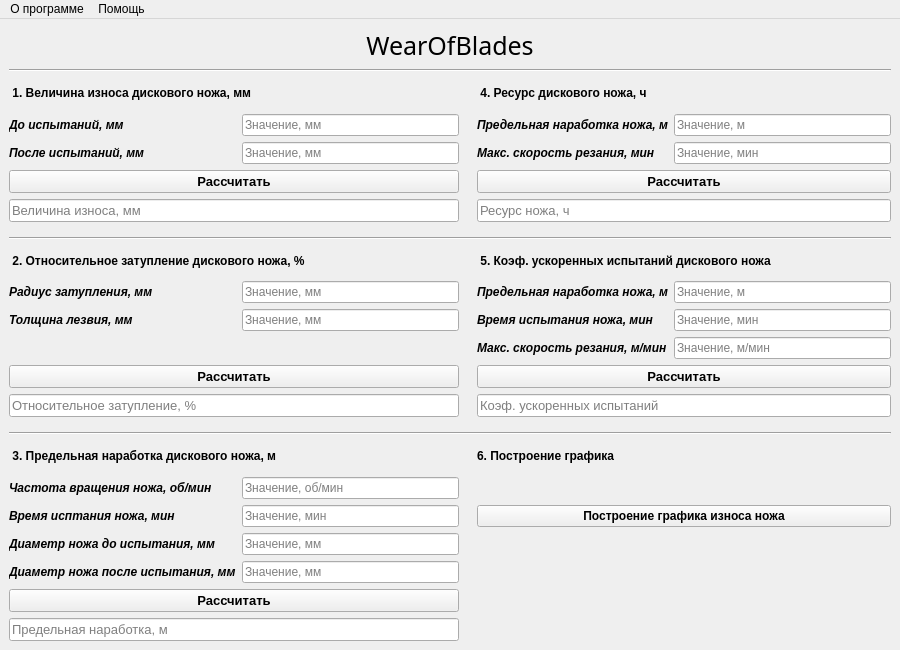
<?xml version="1.0" encoding="UTF-8"?>
<ui version="4.0">
 <class>WearOfBlades</class>
 <widget class="QMainWindow" name="WearOfBlades">
  <property name="geometry">
   <rect>
    <x>0</x>
    <y>0</y>
    <width>900</width>
    <height>650</height>
   </rect>
  </property>
  <property name="minimumSize">
   <size>
    <width>900</width>
    <height>650</height>
   </size>
  </property>
  <property name="maximumSize">
   <size>
    <width>800</width>
    <height>650</height>
   </size>
  </property>
  <property name="windowTitle">
   <string>WearOfBlades</string>
  </property>
  <property name="windowIcon">
   <iconset>
    <normaloff>:/icons/Icon1.ico</normaloff>:/icons/Icon1.ico</iconset>
  </property>
  <property name="styleSheet">
   <string notr="true"/>
  </property>
  <widget class="QWidget" name="centralwidget">
   <property name="styleSheet">
    <string notr="true"/>
   </property>
   <layout class="QGridLayout" name="gridLayout">
    <item row="5" column="4" colspan="2">
     <widget class="QPushButton" name="fourth_pushButton">
      <property name="font">
       <font>
        <pointsize>10</pointsize>
        <weight>75</weight>
        <bold>true</bold>
       </font>
      </property>
      <property name="cursor">
       <cursorShape>PointingHandCursor</cursorShape>
      </property>
      <property name="styleSheet">
       <string notr="true"/>
      </property>
      <property name="text">
       <string>Рассчитать</string>
      </property>
     </widget>
    </item>
    <item row="4" column="4">
     <widget class="QLabel" name="fourth_name2">
      <property name="font">
       <font>
        <weight>75</weight>
        <italic>true</italic>
        <bold>true</bold>
       </font>
      </property>
      <property name="frameShadow">
       <enum>QFrame::Plain</enum>
      </property>
      <property name="text">
       <string>Макс. скорость резания, мин</string>
      </property>
      <property name="wordWrap">
       <bool>false</bool>
      </property>
     </widget>
    </item>
    <item row="10" column="5">
     <widget class="QLineEdit" name="fifth_lineEdit1">
      <property name="inputMask">
       <string notr="true"/>
      </property>
      <property name="text">
       <string/>
      </property>
      <property name="placeholderText">
       <string>Значение, м</string>
      </property>
      <property name="clearButtonEnabled">
       <bool>true</bool>
      </property>
     </widget>
    </item>
    <item row="14" column="4" colspan="2">
     <widget class="QLineEdit" name="fifth_lineEdit4">
      <property name="font">
       <font>
        <pointsize>10</pointsize>
        <weight>50</weight>
        <bold>false</bold>
       </font>
      </property>
      <property name="focusPolicy">
       <enum>Qt::StrongFocus</enum>
      </property>
      <property name="placeholderText">
       <string>Коэф. ускоренных испытаний</string>
      </property>
      <property name="clearButtonEnabled">
       <bool>true</bool>
      </property>
     </widget>
    </item>
    <item row="0" column="0" colspan="6">
     <widget class="QLabel" name="label_2">
      <property name="font">
       <font>
        <family>GOST Type BU</family>
        <pointsize>19</pointsize>
       </font>
      </property>
      <property name="text">
       <string>WearOfBlades</string>
      </property>
      <property name="alignment">
       <set>Qt::AlignCenter</set>
      </property>
     </widget>
    </item>
    <item row="3" column="5">
     <widget class="QLineEdit" name="fourth_lineEdit1">
      <property name="inputMask">
       <string notr="true"/>
      </property>
      <property name="text">
       <string/>
      </property>
      <property name="placeholderText">
       <string>Значение, м</string>
      </property>
      <property name="clearButtonEnabled">
       <bool>true</bool>
      </property>
     </widget>
    </item>
    <item row="20" column="0">
     <widget class="QLabel" name="third_name3">
      <property name="font">
       <font>
        <italic>true</italic>
       </font>
      </property>
      <property name="text">
       <string> &lt;b&gt;Диаметр ножа до испытания, мм&lt;/b&gt;</string>
      </property>
     </widget>
    </item>
    <item row="19" column="0">
     <widget class="QLabel" name="third_name2">
      <property name="font">
       <font>
        <italic>true</italic>
       </font>
      </property>
      <property name="text">
       <string> &lt;b&gt;Время исптания ножа, мин&lt;/b&gt;</string>
      </property>
     </widget>
    </item>
    <item row="8" column="0" colspan="6">
     <widget class="Line" name="line_2">
      <property name="orientation">
       <enum>Qt::Horizontal</enum>
      </property>
     </widget>
    </item>
    <item row="12" column="4">
     <widget class="QLabel" name="fifth_name3">
      <property name="font">
       <font>
        <weight>75</weight>
        <italic>true</italic>
        <bold>true</bold>
       </font>
      </property>
      <property name="frameShadow">
       <enum>QFrame::Plain</enum>
      </property>
      <property name="text">
       <string>Макс. скорость резания, м/мин</string>
      </property>
      <property name="wordWrap">
       <bool>false</bool>
      </property>
     </widget>
    </item>
    <item row="7" column="3">
     <widget class="Line" name="line">
      <property name="orientation">
       <enum>Qt::Horizontal</enum>
      </property>
     </widget>
    </item>
    <item row="3" column="1">
     <widget class="QLineEdit" name="first_lineEdit1">
      <property name="inputMask">
       <string notr="true"/>
      </property>
      <property name="text">
       <string/>
      </property>
      <property name="placeholderText">
       <string>Значение, мм</string>
      </property>
      <property name="clearButtonEnabled">
       <bool>true</bool>
      </property>
     </widget>
    </item>
    <item row="13" column="4" colspan="2">
     <widget class="QPushButton" name="fifth_pushButton">
      <property name="font">
       <font>
        <pointsize>10</pointsize>
        <weight>75</weight>
        <bold>true</bold>
       </font>
      </property>
      <property name="cursor">
       <cursorShape>PointingHandCursor</cursorShape>
      </property>
      <property name="styleSheet">
       <string notr="true"/>
      </property>
      <property name="text">
       <string>Рассчитать</string>
      </property>
     </widget>
    </item>
    <item row="19" column="1">
     <widget class="QLineEdit" name="third_lineEdit2">
      <property name="placeholderText">
       <string>Значение, мин</string>
      </property>
      <property name="clearButtonEnabled">
       <bool>true</bool>
      </property>
     </widget>
    </item>
    <item row="22" column="0" colspan="2">
     <widget class="QPushButton" name="third_pushButton">
      <property name="font">
       <font>
        <pointsize>10</pointsize>
        <weight>75</weight>
        <bold>true</bold>
       </font>
      </property>
      <property name="cursor">
       <cursorShape>PointingHandCursor</cursorShape>
      </property>
      <property name="styleSheet">
       <string notr="true"/>
      </property>
      <property name="text">
       <string>Рассчитать</string>
      </property>
     </widget>
    </item>
    <item row="10" column="4">
     <widget class="QLabel" name="fifth_name1">
      <property name="font">
       <font>
        <weight>75</weight>
        <italic>true</italic>
        <bold>true</bold>
       </font>
      </property>
      <property name="frameShadow">
       <enum>QFrame::Plain</enum>
      </property>
      <property name="text">
       <string>Предельная наработка ножа, м</string>
      </property>
      <property name="wordWrap">
       <bool>false</bool>
      </property>
     </widget>
    </item>
    <item row="10" column="1">
     <widget class="QLineEdit" name="second_lineEdit1">
      <property name="inputMask">
       <string notr="true"/>
      </property>
      <property name="text">
       <string/>
      </property>
      <property name="placeholderText">
       <string>Значение, мм</string>
      </property>
      <property name="clearButtonEnabled">
       <bool>true</bool>
      </property>
     </widget>
    </item>
    <item row="23" column="0" colspan="2">
     <widget class="QLineEdit" name="third_lineEdit5">
      <property name="font">
       <font>
        <pointsize>10</pointsize>
        <weight>50</weight>
        <bold>false</bold>
       </font>
      </property>
      <property name="focusPolicy">
       <enum>Qt::StrongFocus</enum>
      </property>
      <property name="placeholderText">
       <string>Предельная наработка, м</string>
      </property>
      <property name="clearButtonEnabled">
       <bool>true</bool>
      </property>
     </widget>
    </item>
    <item row="20" column="1">
     <widget class="QLineEdit" name="third_lineEdit3">
      <property name="placeholderText">
       <string>Значение, мм</string>
      </property>
      <property name="clearButtonEnabled">
       <bool>true</bool>
      </property>
     </widget>
    </item>
    <item row="3" column="4">
     <widget class="QLabel" name="fourth_name1">
      <property name="font">
       <font>
        <weight>75</weight>
        <italic>true</italic>
        <bold>true</bold>
       </font>
      </property>
      <property name="frameShadow">
       <enum>QFrame::Plain</enum>
      </property>
      <property name="text">
       <string>Предельная наработка ножа, м</string>
      </property>
      <property name="wordWrap">
       <bool>false</bool>
      </property>
     </widget>
    </item>
    <item row="11" column="1">
     <widget class="QLineEdit" name="second_lineEdit2">
      <property name="placeholderText">
       <string>Значение, мм</string>
      </property>
      <property name="clearButtonEnabled">
       <bool>true</bool>
      </property>
     </widget>
    </item>
    <item row="17" column="0" colspan="2">
     <widget class="QLabel" name="third_title">
      <property name="font">
       <font>
        <weight>75</weight>
        <bold>true</bold>
       </font>
      </property>
      <property name="text">
       <string> 3. Предельная наработка дискового ножа, м</string>
      </property>
     </widget>
    </item>
    <item row="2" column="0" colspan="2">
     <widget class="QLabel" name="first_title">
      <property name="font">
       <font>
        <weight>75</weight>
        <bold>true</bold>
       </font>
      </property>
      <property name="text">
       <string> 1. Величина износа дискового ножа, мм</string>
      </property>
     </widget>
    </item>
    <item row="6" column="4" colspan="2">
     <widget class="QLineEdit" name="fourth_lineEdit3">
      <property name="font">
       <font>
        <pointsize>10</pointsize>
        <weight>50</weight>
        <bold>false</bold>
       </font>
      </property>
      <property name="focusPolicy">
       <enum>Qt::StrongFocus</enum>
      </property>
      <property name="text">
       <string/>
      </property>
      <property name="placeholderText">
       <string>Ресурс ножа, ч</string>
      </property>
      <property name="clearButtonEnabled">
       <bool>true</bool>
      </property>
     </widget>
    </item>
    <item row="16" column="0" colspan="6">
     <widget class="Line" name="line_3">
      <property name="orientation">
       <enum>Qt::Horizontal</enum>
      </property>
     </widget>
    </item>
    <item row="21" column="1">
     <widget class="QLineEdit" name="third_lineEdit4">
      <property name="placeholderText">
       <string>Значение, мм</string>
      </property>
      <property name="clearButtonEnabled">
       <bool>true</bool>
      </property>
     </widget>
    </item>
    <item row="4" column="0">
     <widget class="QLabel" name="first_name2">
      <property name="font">
       <font>
        <italic>true</italic>
       </font>
      </property>
      <property name="text">
       <string> &lt;b&gt;После испытаний, мм&lt;/b&gt;</string>
      </property>
     </widget>
    </item>
    <item row="18" column="1">
     <widget class="QLineEdit" name="third_lineEdit1">
      <property name="inputMask">
       <string notr="true"/>
      </property>
      <property name="text">
       <string/>
      </property>
      <property name="placeholderText">
       <string>Значение, об/мин</string>
      </property>
      <property name="clearButtonEnabled">
       <bool>true</bool>
      </property>
     </widget>
    </item>
    <item row="5" column="0" colspan="2">
     <widget class="QPushButton" name="first_pushButton">
      <property name="font">
       <font>
        <pointsize>10</pointsize>
        <weight>75</weight>
        <bold>true</bold>
       </font>
      </property>
      <property name="cursor">
       <cursorShape>PointingHandCursor</cursorShape>
      </property>
      <property name="styleSheet">
       <string notr="true"/>
      </property>
      <property name="text">
       <string>Рассчитать</string>
      </property>
     </widget>
    </item>
    <item row="11" column="5">
     <widget class="QLineEdit" name="fifth_lineEdit2">
      <property name="placeholderText">
       <string>Значение, мин</string>
      </property>
      <property name="clearButtonEnabled">
       <bool>true</bool>
      </property>
     </widget>
    </item>
    <item row="18" column="0">
     <widget class="QLabel" name="third_name1">
      <property name="font">
       <font>
        <weight>75</weight>
        <italic>true</italic>
        <bold>true</bold>
       </font>
      </property>
      <property name="frameShadow">
       <enum>QFrame::Plain</enum>
      </property>
      <property name="text">
       <string>Частота вращения ножа, об/мин</string>
      </property>
      <property name="wordWrap">
       <bool>false</bool>
      </property>
     </widget>
    </item>
    <item row="11" column="4">
     <widget class="QLabel" name="fifth_name2">
      <property name="font">
       <font>
        <weight>75</weight>
        <italic>true</italic>
        <bold>true</bold>
       </font>
      </property>
      <property name="frameShadow">
       <enum>QFrame::Plain</enum>
      </property>
      <property name="text">
       <string>Время испытания ножа, мин</string>
      </property>
      <property name="wordWrap">
       <bool>false</bool>
      </property>
     </widget>
    </item>
    <item row="3" column="0">
     <widget class="QLabel" name="first_name1">
      <property name="font">
       <font>
        <weight>75</weight>
        <italic>true</italic>
        <bold>true</bold>
       </font>
      </property>
      <property name="frameShadow">
       <enum>QFrame::Plain</enum>
      </property>
      <property name="text">
       <string>До испытаний, мм</string>
      </property>
      <property name="wordWrap">
       <bool>false</bool>
      </property>
     </widget>
    </item>
    <item row="17" column="4" colspan="2">
     <widget class="QLabel" name="label">
      <property name="font">
       <font>
        <weight>75</weight>
        <bold>true</bold>
       </font>
      </property>
      <property name="text">
       <string>6. Построение графика</string>
      </property>
     </widget>
    </item>
    <item row="4" column="1">
     <widget class="QLineEdit" name="first_lineEdit2">
      <property name="placeholderText">
       <string>Значение, мм</string>
      </property>
      <property name="clearButtonEnabled">
       <bool>true</bool>
      </property>
     </widget>
    </item>
    <item row="6" column="0" colspan="2">
     <widget class="QLineEdit" name="first_lineEdit3">
      <property name="font">
       <font>
        <pointsize>10</pointsize>
        <weight>50</weight>
        <bold>false</bold>
       </font>
      </property>
      <property name="focusPolicy">
       <enum>Qt::StrongFocus</enum>
      </property>
      <property name="placeholderText">
       <string>Величина износа, мм</string>
      </property>
      <property name="clearButtonEnabled">
       <bool>true</bool>
      </property>
     </widget>
    </item>
    <item row="4" column="5">
     <widget class="QLineEdit" name="fourth_lineEdit2">
      <property name="placeholderText">
       <string>Значение, мин</string>
      </property>
      <property name="clearButtonEnabled">
       <bool>true</bool>
      </property>
     </widget>
    </item>
    <item row="18" column="4" rowspan="3" colspan="2">
     <widget class="QPushButton" name="start_plot_push_button">
      <property name="font">
       <font>
        <weight>75</weight>
        <bold>true</bold>
       </font>
      </property>
      <property name="cursor">
       <cursorShape>PointingHandCursor</cursorShape>
      </property>
      <property name="styleSheet">
       <string notr="true"/>
      </property>
      <property name="text">
       <string>Построение графика износа ножа</string>
      </property>
     </widget>
    </item>
    <item row="10" column="0">
     <widget class="QLabel" name="second_name1">
      <property name="font">
       <font>
        <weight>75</weight>
        <italic>true</italic>
        <bold>true</bold>
       </font>
      </property>
      <property name="frameShadow">
       <enum>QFrame::Plain</enum>
      </property>
      <property name="text">
       <string>Радиус затупления, мм</string>
      </property>
      <property name="wordWrap">
       <bool>false</bool>
      </property>
     </widget>
    </item>
    <item row="11" column="0">
     <widget class="QLabel" name="second_name2">
      <property name="font">
       <font>
        <weight>75</weight>
        <italic>true</italic>
        <bold>true</bold>
       </font>
      </property>
      <property name="frameShadow">
       <enum>QFrame::Plain</enum>
      </property>
      <property name="text">
       <string>Толщина лезвия, мм</string>
      </property>
      <property name="wordWrap">
       <bool>false</bool>
      </property>
     </widget>
    </item>
    <item row="9" column="0" colspan="2">
     <widget class="QLabel" name="second_title">
      <property name="font">
       <font>
        <weight>75</weight>
        <bold>true</bold>
       </font>
      </property>
      <property name="text">
       <string> 2. Относительное затупление дискового ножа, %</string>
      </property>
     </widget>
    </item>
    <item row="15" column="3">
     <widget class="Line" name="second_line">
      <property name="orientation">
       <enum>Qt::Horizontal</enum>
      </property>
     </widget>
    </item>
    <item row="21" column="0">
     <widget class="QLabel" name="third_name4">
      <property name="font">
       <font>
        <italic>true</italic>
       </font>
      </property>
      <property name="text">
       <string> &lt;b&gt;Диаметр ножа после испытания, мм&lt;/b&gt;</string>
      </property>
     </widget>
    </item>
    <item row="12" column="5">
     <widget class="QLineEdit" name="fifth_lineEdit3">
      <property name="placeholderText">
       <string>Значение, м/мин</string>
      </property>
      <property name="clearButtonEnabled">
       <bool>true</bool>
      </property>
     </widget>
    </item>
    <item row="9" column="4" colspan="2">
     <widget class="QLabel" name="fifth_title">
      <property name="font">
       <font>
        <weight>75</weight>
        <bold>true</bold>
       </font>
      </property>
      <property name="text">
       <string> 5. Коэф. ускоренных испытаний дискового ножа</string>
      </property>
     </widget>
    </item>
    <item row="2" column="4" colspan="2">
     <widget class="QLabel" name="fourth_title">
      <property name="font">
       <font>
        <weight>75</weight>
        <bold>true</bold>
       </font>
      </property>
      <property name="text">
       <string> 4. Ресурс дискового ножа, ч</string>
      </property>
     </widget>
    </item>
    <item row="14" column="0" colspan="2">
     <widget class="QLineEdit" name="second_lineEdit3">
      <property name="font">
       <font>
        <pointsize>10</pointsize>
        <weight>50</weight>
        <bold>false</bold>
       </font>
      </property>
      <property name="focusPolicy">
       <enum>Qt::StrongFocus</enum>
      </property>
      <property name="placeholderText">
       <string>Относительное затупление, %</string>
      </property>
      <property name="clearButtonEnabled">
       <bool>true</bool>
      </property>
     </widget>
    </item>
    <item row="1" column="0" colspan="6">
     <widget class="Line" name="line_4">
      <property name="orientation">
       <enum>Qt::Horizontal</enum>
      </property>
     </widget>
    </item>
    <item row="13" column="0" colspan="2">
     <widget class="QPushButton" name="second_pushButton">
      <property name="font">
       <font>
        <pointsize>10</pointsize>
        <weight>75</weight>
        <bold>true</bold>
       </font>
      </property>
      <property name="cursor">
       <cursorShape>PointingHandCursor</cursorShape>
      </property>
      <property name="styleSheet">
       <string notr="true"/>
      </property>
      <property name="text">
       <string>Рассчитать</string>
      </property>
     </widget>
    </item>
   </layout>
  </widget>
  <widget class="QMenuBar" name="menuBar">
   <property name="geometry">
    <rect>
     <x>0</x>
     <y>0</y>
     <width>900</width>
     <height>21</height>
    </rect>
   </property>
   <property name="defaultUp">
    <bool>false</bool>
   </property>
   <widget class="QMenu" name="menu">
    <property name="title">
     <string>О программе</string>
    </property>
    <property name="separatorsCollapsible">
     <bool>false</bool>
    </property>
    <addaction name="separator"/>
    <addaction name="about"/>
    <addaction name="authors"/>
   </widget>
   <widget class="QMenu" name="menu_2">
    <property name="title">
     <string>Помощь</string>
    </property>
   </widget>
   <addaction name="menu"/>
   <addaction name="menu_2"/>
  </widget>
  <action name="about">
   <property name="text">
    <string>Описание</string>
   </property>
  </action>
  <action name="authors">
   <property name="text">
    <string>Авторы</string>
   </property>
  </action>
 </widget>
 <resources/>
 <connections/>
</ui>
